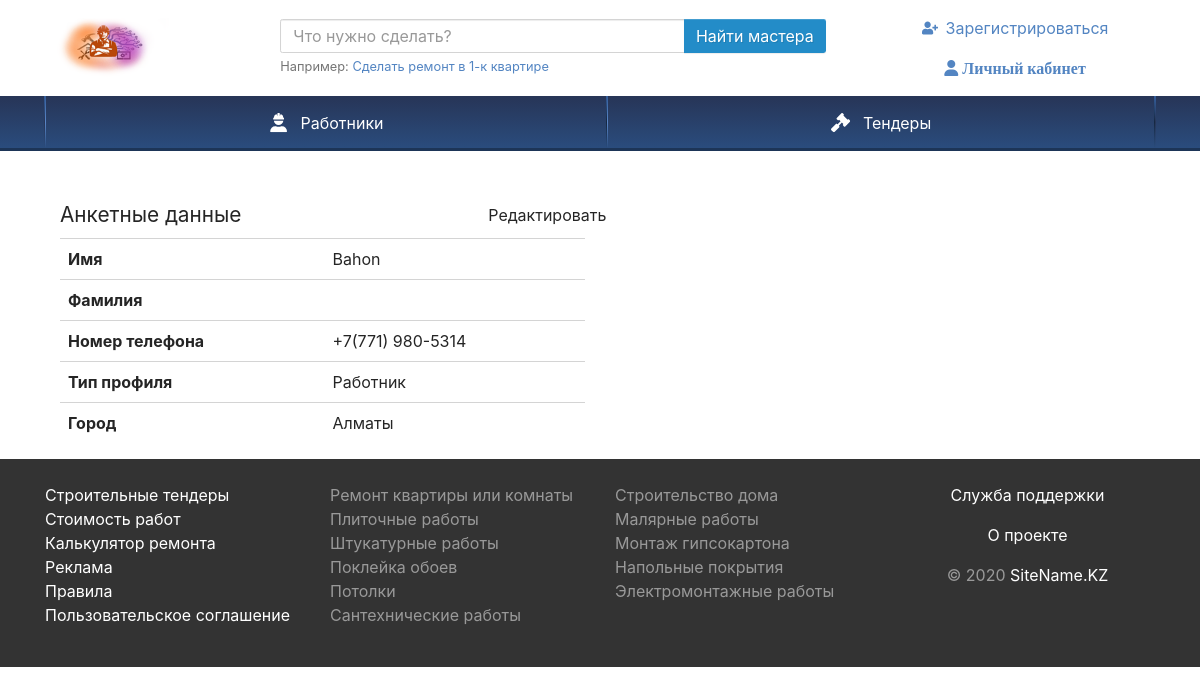
The page /view.php (signed in) on the database its author committed.
### tables this page shows
CREATE TABLE `users` (
  `ID` int(11) NOT NULL,
  `NAME` varchar(255) NOT NULL,
  `LASTNAME` varchar(255) NOT NULL,
  `PHONE` varchar(255) NOT NULL,
  `TYPE` int(11) NOT NULL,
  `PASSWORD` varchar(255) NOT NULL,
  `STATUS` int(11) NOT NULL,
  `LOCATION` int(11) NOT NULL,
  `ABOUT` mediumtext NOT NULL,
  `AVATAR` varchar(100) NOT NULL,
  `POST_DATE` date DEFAULT current_timestamp()
);

CREATE TABLE `dic_country` (
  `ID` int(11) NOT NULL,
  `NAME` varchar(255) NOT NULL
);

### function.php (the view, shortened to what this page needs)
<?php
function Get_user_profile_data($user_id)
{
    require 'conn.php';
    $query = "SELECT u.*, d.name FROM `users` u, dic_country d where u.location = d.id and u.id = $user_id";
    $result = mysqli_query($link, $query) or die("Ошибка " . mysqli_error($link));
    $rows = mysqli_fetch_all($result, MYSQLI_ASSOC);
    return  $rows;
}
function Get_user_profile_data_html($user_id)
{
    $result = Get_user_profile_data($user_id);
    $output = '
    <div class="table-responsive">
        <table class="table">
    ';
    foreach($result as $row)
    {
  if($row['TYPE'] == '1') { $type = 'Заказчик';}
  else{ $type = 'Работник'; }
        $output .= '
        <tr>
            <th>Имя</th>
            <td>'.$row["NAME"].'</td>
        </tr>
        <tr>
        <th>Фамилия</th>
        <td>'.$row["LASTNAME"].'</td>
    </tr>
        <tr>
            <th>Номер телефона</th>
            <td>'.$row["PHONE"].'</td>
        </tr>
        <tr>
            <th>Тип профиля</th>
            <td>'.$type.'</td>
        </tr>
        <tr>
            <th>Город</th>
            <td>'.$row["name"].'</td>
        </tr>
        ';
    }
    $output .= '
        </table>
    </div>
    ';
    return $output;
}
?>

### rows shown on the page
users: NAME "Bahon", PHONE "+7(771) 980-5314", TYPE "Работник", dic_country.NAME "Алматы"
